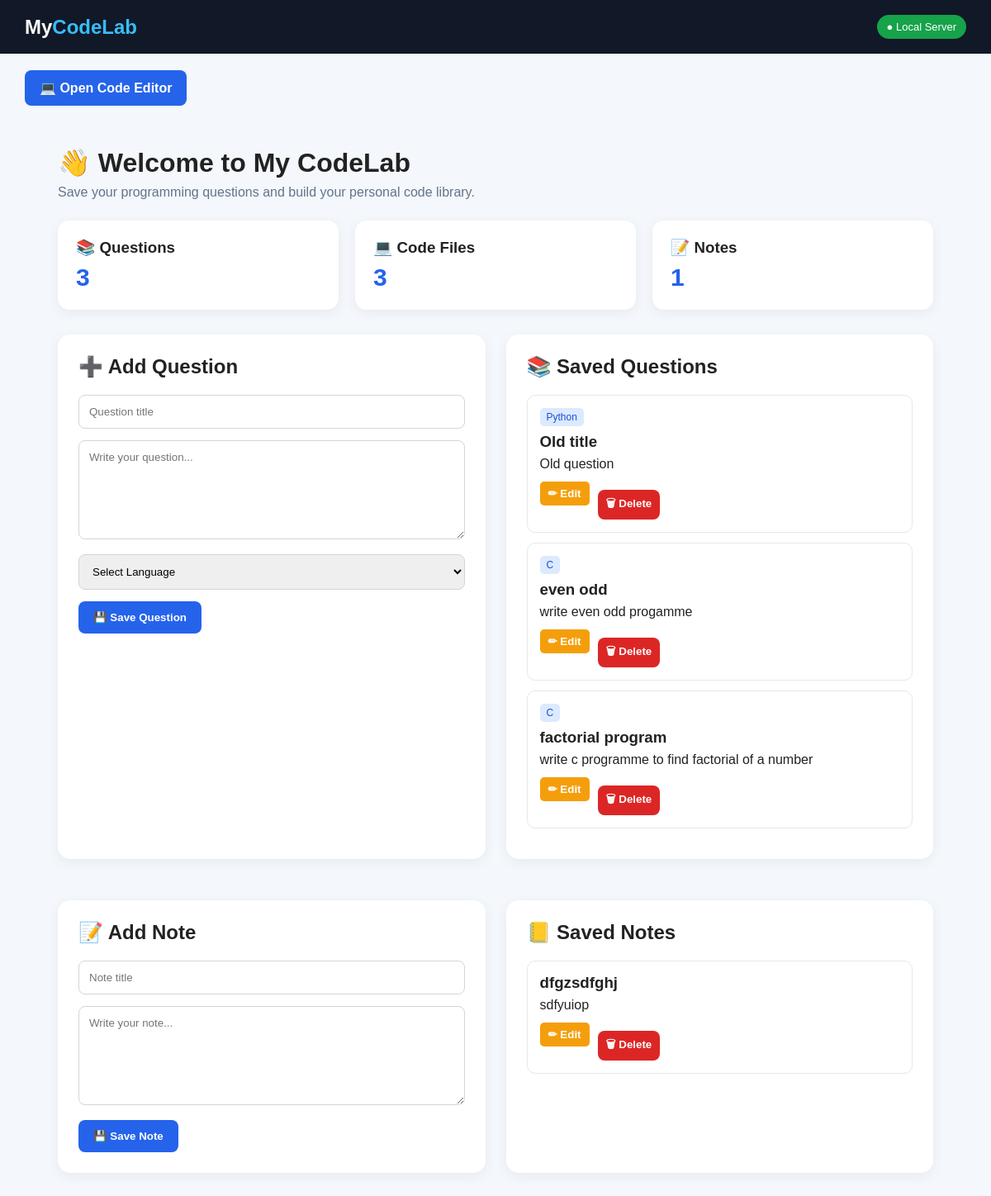
The page / on the database its author committed.
### tables this page shows
CREATE TABLE questions (
            id INTEGER PRIMARY KEY AUTOINCREMENT,
            title TEXT NOT NULL,
            question TEXT NOT NULL,
            language TEXT NOT NULL
        );

CREATE TABLE notes (
            id INTEGER PRIMARY KEY AUTOINCREMENT,
            title TEXT NOT NULL,
            note TEXT NOT NULL
        );

### app.py (the view)
@app.route("/")
def home():
    conn = get_db()
    questions = conn.execute(
        "SELECT * FROM questions ORDER BY id DESC"
    ).fetchall()
    notes = conn.execute(
        "SELECT * FROM notes ORDER BY id DESC"
    ).fetchall()
    code_files = conn.execute(
        "SELECT * FROM code_files ORDER BY id DESC"
    ).fetchall()
    conn.close()
    return render_template(
        "dashboard.html",
        questions=questions,
        notes=notes,
        code_files=code_files
    )

### app.py (called while the page is built)
def get_db():
    db_path = app.config.get("DATABASE", DATABASE)
    conn = sqlite3.connect(db_path)
    conn.row_factory = sqlite3.Row
    return conn

### templates/dashboard.html (shortened to what this page needs)
<!DOCTYPE html>
<html lang="en">
<head>
</head>
<body>
    <div class="navbar">
        <div class="logo">
            My<span>CodeLab</span>
        </div>
        <div class="status">
            ● Local Server
        </div>
    </div>
    <a href="/editor"
   style="display:inline-block;
          margin:20px 30px;
          padding:12px 18px;
          background:#2563eb;
          color:white;
          text-decoration:none;
          border-radius:8px;
          font-weight:bold;">
    💻 Open Code Editor
</a>
    <div class="container">
        <div class="welcome">
            <h1>👋 Welcome to My CodeLab</h1>
            <p>
                Save your programming questions and build your personal code library.
            </p>
        </div>
        <div class="cards">
            <div class="card">
                <h3>📚 Questions</h3>
                <div class="number">
                    {{ questions|length }}
                </div>
            </div>
            <div class="card">
                <h3>💻 Code Files</h3>
                <div class="number">
                    {{ code_files|length }}
                </div>
            </div>
            <div class="card">
                <h3>📝 Notes</h3>
                <div class="number">
                    {{ notes|length }}
                </div>
            </div>
        </div>
        <div class="main-grid">
            <div class="box">
                <h2>➕ Add Question</h2>
                <form action="/add-question" method="POST">
                    <input
                        type="text"
                        name="title"
                        placeholder="Question title"
                        required
                    >
                    <textarea
                        name="question"
                        placeholder="Write your question..."
                        required
                    ></textarea>
                    <select name="language" required>
                        <option value="">
                            Select Language
                        </option>
                    </select>
                    <button type="submit">
                        💾 Save Question
                    </button>
                </form>
            </div>
            <div class="box">
                <h2>📚 Saved Questions</h2>
                {% if questions %}
                    {% for q in questions %}
                    <div class="question">
                        <span class="language">
                            {{ q["language"] }}
                        </span>
                        <h3>
                            {{ q["title"] }}
                        </h3>
                        <p>
                            {{ q["question"] }}
                        </p>
                        <div style="display:flex; gap:10px; margin-top:12px;">
                            <a href="/edit-question/{{ q['id'] }}">
                                <button type="button" class="edit" style="background:#f59e0b; padding:7px 10px; border-radius:5px; color:white; border:none; cursor:pointer;">
                                    ✏ Edit
                                </button>
                            </a>
                            <a
                                href="/delete-question/{{ q['id'] }}"
                                onclick="return confirm('Delete this question?')"
                            >
                                <button type="button" class="delete">
                                    🗑 Delete
                                </button>
                            </a>
                        </div>
                    </div>
                    {% endfor %}
                {% else %}
                    <p>
                        No questions saved yet.
                    </p>
                {% endif %}
            </div>
            <div class="box" style="margin-top: 25px;">
                <h2>📝 Add Note</h2>
                <form action="/add-note" method="POST">
                    <input
                        type="text"
                        name="title"
                        placeholder="Note title"
                        required
                    >
                    <textarea
                        name="note"
                        placeholder="Write your note..."
                        required
                    ></textarea>
                    <button type="submit">
                        💾 Save Note
                    </button>
                </form>
            </div>
            <div class="box" style="margin-top: 25px;">
                <h2>📒 Saved Notes</h2>
                {% if notes %}
                    {% for n in notes %}
                    <div class="question">
                        <h3>
                            {{ n["title"] }}
                        </h3>
                        <p>
                            {{ n["note"] }}
                        </p>
                        <div style="display:flex; gap:10px; margin-top:12px;">
                            <a href="/edit-note/{{ n['id'] }}">
                                <button type="button" class="edit" style="background:#f59e0b; padding:7px 10px; border-radius:5px; color:white; border:none; cursor:pointer;">
                                    ✏ Edit
                                </button>
                            </a>
                            <a
                                href="/delete-note/{{ n['id'] }}"
                                onclick="return confirm('Delete this note?')"
                            >
                                <button type="button" class="delete">
                                    🗑 Delete
                                </button>
                            </a>
                        </div>
                    </div>
                    {% endfor %}
                {% else %}
                    <p>
                        No notes saved yet.
                    </p>
                {% endif %}
            </div>
        </div>
    </div>
</body>
</html>

### templates/dashboard.html (style rules this page uses)
* { margin: 0; padding: 0; box-sizing: border-box; font-family: Arial, sans-serif; }
body { background: #f4f7fb; color: #222; }
.navbar { background: #111827; color: white; padding: 18px 30px; display: flex; justify-content: space-between; align-items: center; }
.logo { font-size: 24px; font-weight: bold; }
.logo span { color: #38bdf8; }
.status { background: #16a34a; padding: 7px 12px; border-radius: 20px; font-size: 13px; }
.container { max-width: 1100px; margin: 30px auto; padding: 0 20px; }
.welcome { margin-bottom: 25px; }
.welcome h1 { font-size: 32px; margin-bottom: 8px; }
.welcome p { color: #64748b; }
.cards { display: grid; grid-template-columns: repeat(3, 1fr); gap: 20px; margin-bottom: 30px; }
.card { background: white; padding: 22px; border-radius: 14px; box-shadow: 0 4px 15px rgba(0,0,0,0.06); }
.card h3 { margin-bottom: 8px; }
.number { font-size: 30px; font-weight: bold; color: #2563eb; }
.main-grid { display: grid; grid-template-columns: 1fr 1fr; gap: 25px; }
.box { background: white; padding: 25px; border-radius: 15px; box-shadow: 0 4px 15px rgba(0,0,0,0.06); }
.box h2 { margin-bottom: 20px; }
input, textarea, select { width: 100%; padding: 12px; margin-bottom: 14px; border: 1px solid #d1d5db; border-radius: 8px; outline: none; }
textarea { height: 120px; resize: vertical; }
button { border: none; background: #2563eb; color: white; padding: 12px 18px; border-radius: 8px; cursor: pointer; font-weight: bold; }
.question { border: 1px solid #e5e7eb; padding: 15px; border-radius: 10px; margin-bottom: 12px; }
.question h3 { margin-bottom: 7px; }
.language { display: inline-block; background: #dbeafe; color: #1d4ed8; padding: 4px 8px; border-radius: 5px; font-size: 12px; margin-bottom: 8px; }
.delete { background: #dc2626; padding: 7px 10px; margin-top: 10px; }

### rows shown on the page
questions: language "Python", title "Old title", question "Old question"
questions: language "C", title "even odd", question "write even odd progamme"
questions: language "C", title "factorial program", question "write c programme to find factorial of a number"
notes: title "dfgzsdfghj", note "sdfyuiop"

### other values the page prints
{{ questions|length }} "3"
{{ code_files|length }} "3"
{{ notes|length }} "1"
